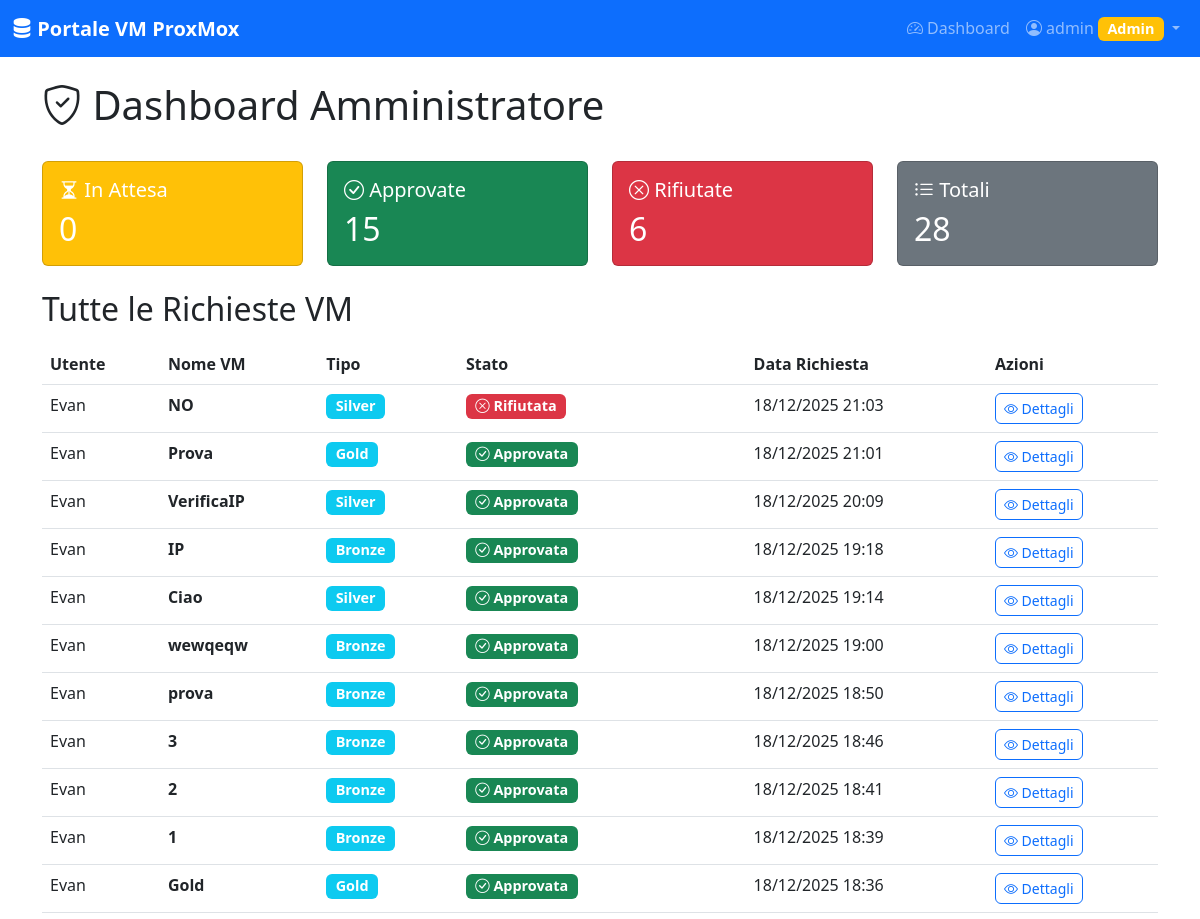
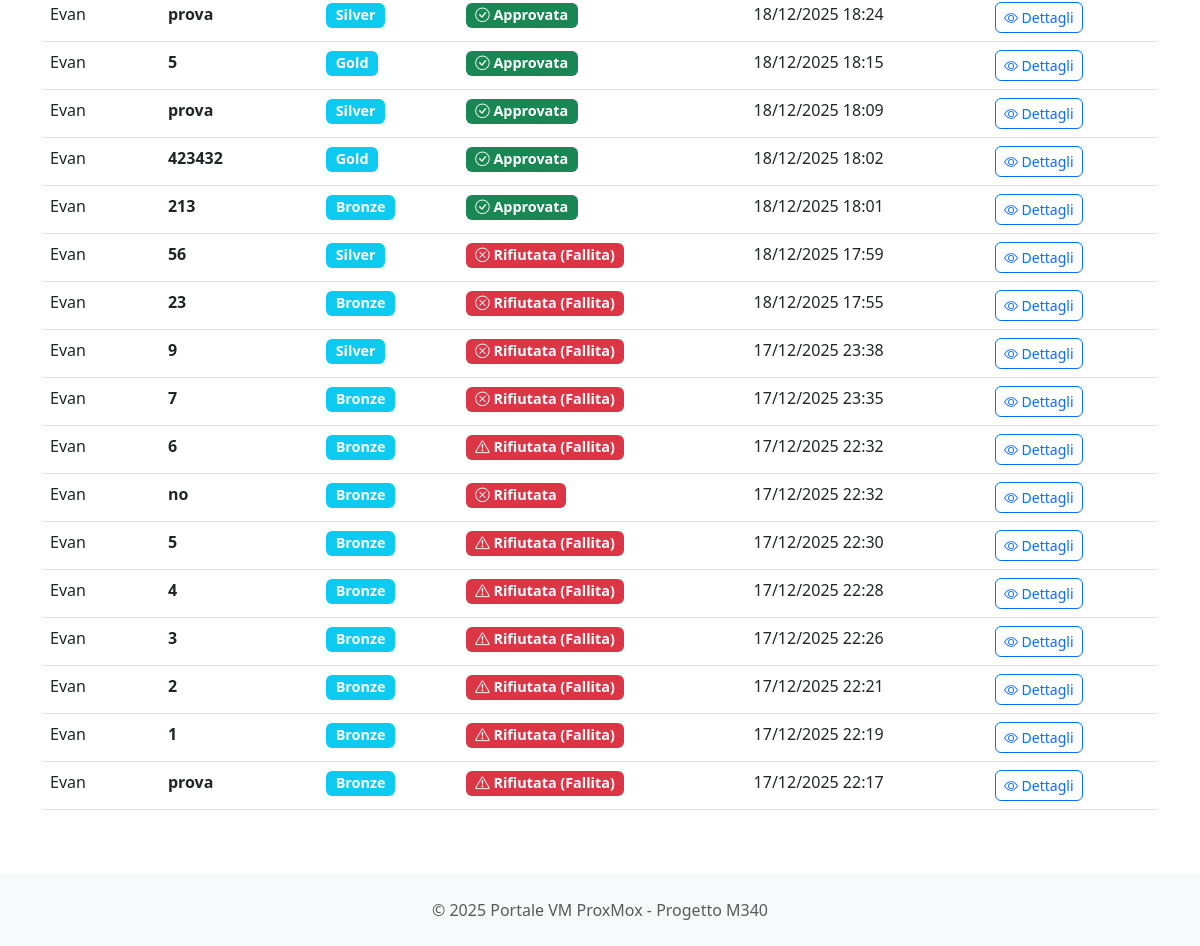
The page /dashboard (signed in) on the database its author committed (2 pictures, top to bottom).
### models.py (models this page shows, shortened)
class User(db.Model):
    id = db.Column(db.Integer, primary_key=True)
    username = db.Column(db.String(80), unique=True, nullable=False)
    email = db.Column(db.String(120), unique=True, nullable=True)
    password_hash = db.Column(db.String(255), nullable=False)
    is_admin = db.Column(db.Boolean, default=False, nullable=False)
    created_at = db.Column(db.DateTime, default=get_local_time)
    vm_requests = db.relationship('VMRequest', foreign_keys='VMRequest.user_id', backref='user', lazy=True)

class VMRequest(db.Model):
    id = db.Column(db.Integer, primary_key=True)
    user_id = db.Column(db.Integer, db.ForeignKey('user.id'), nullable=False)
    vm_type = db.Column(db.String(20), nullable=False)
    vm_name = db.Column(db.String(100), nullable=False)
    description = db.Column(db.Text, nullable=True)
    status = db.Column(db.String(20), default='pending')
    vm_id = db.Column(db.Integer, nullable=True)
    hostname = db.Column(db.String(255), nullable=True)
    ip_address = db.Column(db.String(45), nullable=True)
    username = db.Column(db.String(100), nullable=True)
    password = db.Column(db.String(255), nullable=True)
    ssh_key = db.Column(db.Text, nullable=True)
    approved_by = db.Column(db.Integer, db.ForeignKey('user.id'), nullable=True)
    approved_at = db.Column(db.DateTime, nullable=True)
    rejected_by = db.Column(db.Integer, db.ForeignKey('user.id'), nullable=True)
    rejected_at = db.Column(db.DateTime, nullable=True)
    rejection_reason = db.Column(db.Text, nullable=True)
    error_message = db.Column(db.Text, nullable=True)
    created_at = db.Column(db.DateTime, default=get_local_time)
    updated_at = db.Column(db.DateTime, default=get_local_time, onupdate=get_local_time)
    def get_status_badge_class(self):
        status_classes = {
            'pending': 'warning',
            'approved': 'success',
            'rejected': 'danger',
            'failed': 'danger'
        }
        return status_classes.get(self.status, 'secondary')
    def get_vm_type_display(self):
        type_names = {
            'bronze': 'Bronze',
            'silver': 'Silver',
            'gold': 'Gold'
        }
        return type_names.get(self.vm_type, self.vm_type.capitalize())

### app.py (the view)
@app.route('/dashboard')
@login_required
def dashboard():
    if current_user.is_admin:
        requests = VMRequest.query.order_by(VMRequest.created_at.desc()).all()
        pending_requests = VMRequest.query.filter_by(status='pending').count()
        return render_template('admin_dashboard.html', requests=requests, pending_requests=pending_requests)
    else:
        user_requests = VMRequest.query.filter_by(user_id=current_user.id).order_by(VMRequest.created_at.desc()).all()
        return render_template('user_dashboard.html', requests=user_requests)

### app.py (called while the page is built)
@login_manager.user_loader
def load_user(user_id):
    return User.query.get(int(user_id))

### templates/admin_dashboard.html (shortened to what this page needs)
{% extends "base.html" %}
{% block content %}
<div class="d-flex justify-content-between align-items-center mb-4">
    <h1><i class="bi bi-shield-check"></i> Dashboard Amministratore</h1>
</div>
<div class="row mb-4">
    <div class="col-md-3">
        <div class="card text-white bg-warning">
            <div class="card-body">
                <h5 class="card-title"><i class="bi bi-hourglass-split"></i> In Attesa</h5>
                <h2 class="mb-0">{{ pending_requests }}</h2>
            </div>
        </div>
    </div>
    <div class="col-md-3">
        <div class="card text-white bg-success">
            <div class="card-body">
                <h5 class="card-title"><i class="bi bi-check-circle"></i> Approvate</h5>
                <h2 class="mb-0">{{ requests|selectattr('status', 'equalto', 'approved')|list|length }}</h2>
            </div>
        </div>
    </div>
    <div class="col-md-3">
        <div class="card text-white bg-danger">
            <div class="card-body">
                <h5 class="card-title"><i class="bi bi-x-circle"></i> Rifiutate</h5>
                <h2 class="mb-0">{{ requests|selectattr('status', 'equalto', 'rejected')|list|length }}</h2>
            </div>
        </div>
    </div>
    <div class="col-md-3">
        <div class="card text-white bg-secondary">
            <div class="card-body">
                <h5 class="card-title"><i class="bi bi-list-ul"></i> Totali</h5>
                <h2 class="mb-0">{{ requests|length }}</h2>
            </div>
        </div>
    </div>
</div>
<h2 class="mb-3">Tutte le Richieste VM</h2>
{% if requests %}
<div class="table-responsive">
    <table class="table table-hover">
        <thead>
            <tr>
                <th>Utente</th>
                <th>Nome VM</th>
                <th>Tipo</th>
                <th>Stato</th>
                <th>Data Richiesta</th>
                <th>Azioni</th>
            </tr>
        </thead>
        <tbody>
            {% for req in requests %}
            <tr>
                <td>{{ req.user.username }}</td>
                <td><strong>{{ req.vm_name }}</strong></td>
                <td>
                    <span class="badge bg-info">{{ req.get_vm_type_display() }}</span>
                </td>
                <td>
                    <span class="badge bg-{{ req.get_status_badge_class() }}">
                        {% if req.status == 'pending' %}
                            <i class="bi bi-hourglass-split"></i> In Attesa
                        {% elif req.status == 'approved' %}
                            <i class="bi bi-check-circle"></i> Approvata
                        {% elif req.status == 'rejected' %}
                            <i class="bi bi-x-circle"></i> {% if req.error_message %}Rifiutata (Fallita){% else %}Rifiutata{% endif %}
                        {% elif req.status == 'failed' %}
                            <i class="bi bi-exclamation-triangle"></i> Rifiutata (Fallita)
                        {% endif %}
                    </span>
                </td>
                <td>{{ req.created_at.strftime('%d/%m/%Y %H:%M') }}</td>
                <td>
                    <div class="btn-group" role="group">
                        <a href="{{ url_for('vm_details', request_id=req.id) }}" class="btn btn-sm btn-outline-primary">
                            <i class="bi bi-eye"></i> Dettagli
                        </a>
                    </div>
                </td>
            </tr>
            {% endfor %}
        </tbody>
    </table>
</div>
{% else %}
<div class="alert alert-info">
    <i class="bi bi-info-circle"></i> Nessuna richiesta presente.
</div>
{% endif %}
{% endblock %}

### templates/base.html (shortened to what this page needs)
<!DOCTYPE html>
<html lang="it">
<head>
    <link href="https://cdn.jsdelivr.net/npm/bootstrap@5.3.0/dist/css/bootstrap.min.css" rel="stylesheet">
    <link rel="stylesheet" href="https://cdn.jsdelivr.net/npm/bootstrap-icons@1.11.0/font/bootstrap-icons.css">
    <link rel="stylesheet" href="{{ url_for('static', filename='css/style.css') }}">
</head>
<body>
    <nav class="navbar navbar-expand-lg navbar-dark bg-primary">
        <div class="container-fluid">
            <a class="navbar-brand" href="{{ url_for('dashboard') }}">
                <i class="bi bi-server"></i> Portale VM ProxMox
            </a>
            <div class="collapse navbar-collapse" id="navbarNav">
                <ul class="navbar-nav ms-auto">
                    {% if current_user.is_authenticated %}
                        <li class="nav-item">
                            <a class="nav-link" href="{{ url_for('dashboard') }}">
                                <i class="bi bi-speedometer2"></i> Dashboard
                            </a>
                        </li>
                        <li class="nav-item dropdown">
                            <a class="nav-link dropdown-toggle" href="#" id="navbarDropdown" role="button" data-bs-toggle="dropdown">
                                <i class="bi bi-person-circle"></i> {{ current_user.username }}
                                {% if current_user.is_admin %}
                                    <span class="badge bg-warning">Admin</span>
                                {% endif %}
                            </a>
                        </li>
                    {% else %}
                        <li class="nav-item">
                            <a class="nav-link" href="{{ url_for('login') }}">
                                <i class="bi bi-box-arrow-in-right"></i> Login
                            </a>
                        </li>
                    {% endif %}
                </ul>
            </div>
        </div>
    </nav>
    <main class="container mt-4">
        {% block content %}{% endblock %}
    </main>
    <footer class="mt-5 py-4 bg-light text-center">
        <div class="container">
            <p class="text-muted mb-0">&copy; 2025 Portale VM ProxMox - Progetto M340</p>
        </div>
    </footer>
</body>
</html>

### static/css/style.css (style rules this page uses)
body { min-height: 100vh; display: flex; flex-direction: column; }
main { flex: 1; }
.card { transition: transform 0.2s; }
.navbar-brand { font-weight: bold; }
.badge { font-size: 0.9em; }
.table th { border-top: none; }

### rows shown on the page
User: username "admin"
VMRequest: user.username "Evan", vm_name "NO", vm_type "Silver", status "rejected" (drawn), created_at "18/12/2025 21:03"
VMRequest: user.username "Evan", vm_name "Prova", vm_type "Gold", status "approved" (drawn), created_at "18/12/2025 21:01"
VMRequest: user.username "Evan", vm_name "VerificaIP", vm_type "Silver", status "approved" (drawn), created_at "18/12/2025 20:09"
VMRequest: user.username "Evan", vm_name "IP", vm_type "Bronze", status "approved" (drawn), created_at "18/12/2025 19:18"
VMRequest: user.username "Evan", vm_name "Ciao", vm_type "Silver", status "approved" (drawn), created_at "18/12/2025 19:14"
VMRequest: user.username "Evan", vm_name "wewqeqw", vm_type "Bronze", status "approved" (drawn), created_at "18/12/2025 19:00"
VMRequest: user.username "Evan", vm_name "prova", vm_type "Bronze", status "approved" (drawn), created_at "18/12/2025 18:50"
VMRequest: user.username "Evan", vm_name "3", vm_type "Bronze", status "approved" (drawn), created_at "18/12/2025 18:46"
VMRequest: user.username "Evan", vm_name "2", vm_type "Bronze", status "approved" (drawn), created_at "18/12/2025 18:41"
VMRequest: user.username "Evan", vm_name "1", vm_type "Bronze", status "approved" (drawn), created_at "18/12/2025 18:39"
VMRequest: user.username "Evan", vm_name "Gold", vm_type "Gold", status "approved" (drawn), created_at "18/12/2025 18:36"
VMRequest: user.username "Evan", vm_name "prova", vm_type "Silver", status "approved" (drawn), created_at "18/12/2025 18:24"
VMRequest: user.username "Evan", vm_name "5", vm_type "Gold", status "approved" (drawn), created_at "18/12/2025 18:15"
VMRequest: user.username "Evan", vm_name "prova", vm_type "Silver", status "approved" (drawn), created_at "18/12/2025 18:09"
VMRequest: user.username "Evan", vm_name "423432", vm_type "Gold", status "approved" (drawn), created_at "18/12/2025 18:02"
VMRequest: user.username "Evan", vm_name "213", vm_type "Bronze", status "approved" (drawn), created_at "18/12/2025 18:01"
VMRequest: user.username "Evan", vm_name "56", vm_type "Silver", status "rejected" (drawn), created_at "18/12/2025 17:59"
VMRequest: user.username "Evan", vm_name "23", vm_type "Bronze", status "rejected" (drawn), created_at "18/12/2025 17:55"
VMRequest: user.username "Evan", vm_name "9", vm_type "Silver", status "rejected" (drawn), created_at "17/12/2025 23:38"
VMRequest: user.username "Evan", vm_name "7", vm_type "Bronze", status "rejected" (drawn), created_at "17/12/2025 23:35"
VMRequest: user.username "Evan", vm_name "6", vm_type "Bronze", status "failed" (drawn), created_at "17/12/2025 22:32"
VMRequest: user.username "Evan", vm_name "no", vm_type "Bronze", status "rejected" (drawn), created_at "17/12/2025 22:32"
VMRequest: user.username "Evan", vm_name "5", vm_type "Bronze", status "failed" (drawn), created_at "17/12/2025 22:30"
VMRequest: user.username "Evan", vm_name "4", vm_type "Bronze", status "failed" (drawn), created_at "17/12/2025 22:28"
VMRequest: user.username "Evan", vm_name "3", vm_type "Bronze", status "failed" (drawn), created_at "17/12/2025 22:26"
VMRequest: user.username "Evan", vm_name "2", vm_type "Bronze", status "failed" (drawn), created_at "17/12/2025 22:21"
VMRequest: user.username "Evan", vm_name "1", vm_type "Bronze", status "failed" (drawn), created_at "17/12/2025 22:19"
VMRequest: user.username "Evan", vm_name "prova", vm_type "Bronze", status "failed" (drawn), created_at "17/12/2025 22:17"

### other values the page prints
{{ pending_requests }} "0"
{{ requests|selectattr('status', 'equalto', 'approved')|list|length }} "15"
{{ requests|selectattr('status', 'equalto', 'rejected')|list|length }} "6"
{{ requests|length }} "28"
